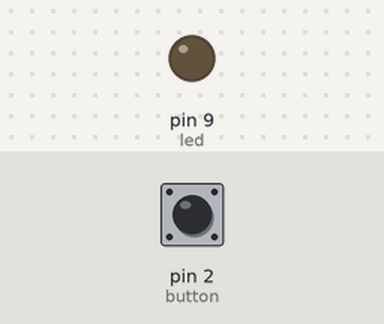
A sketch run on a simulated Arduino Uno, built with avr-gcc and run on an emulated ATmega328P. Parts: output pins drawn as LEDs (lit = HIGH). Inputs (shaded band) come from the test bench; at power-on: pin 2 (button) HIGH.

Above: at 1.2 s.
1.3 s: pin 2 (button) pulled LOW for 0.15 s
At 2.3 s:
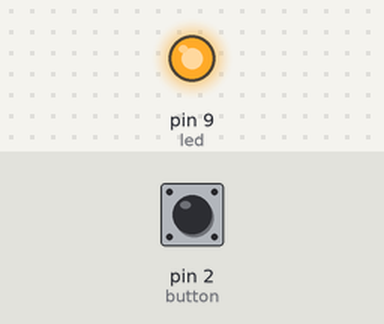
2.9 s: pin 2 (button) pulled LOW for 1 s
At 3.5 s:
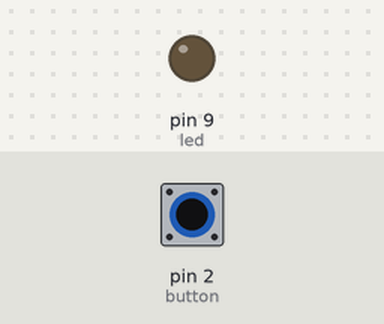
5.4 s: pin 2 (button) pulled LOW for 3.2 s
At 6.6 s:
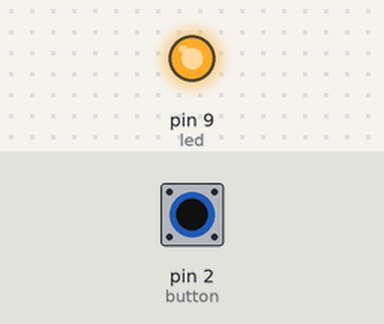
Timing chart, 0 to 8.4 s (numbered marks = the images above; inputs shaded):
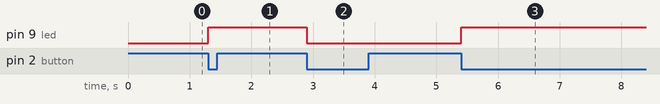

Measured:
- after the input at 1.3 s, pin 9 (led): LOW → HIGH at once
- after the input at 2.9 s, pin 9 (led): HIGH → LOW at once
- after the input at 5.4 s, pin 9 (led): LOW → HIGH at once

The sketch:

Task_1.0.3.ino
```cpp
int led = 9;
int button = 2;

bool ledState = false;
bool lastButtonState = HIGH;

void setup() {
  pinMode(led, OUTPUT);
  pinMode(button, INPUT_PULLUP);
}

void loop() {
  bool currentState = digitalRead(button);

  if (currentState == LOW && lastButtonState == HIGH) {
    ledState = !ledState;
    digitalWrite(led, ledState);
    delay(200);
  }

  lastButtonState = currentState;
}
```

Task1.0.2.ino
```cpp

```
